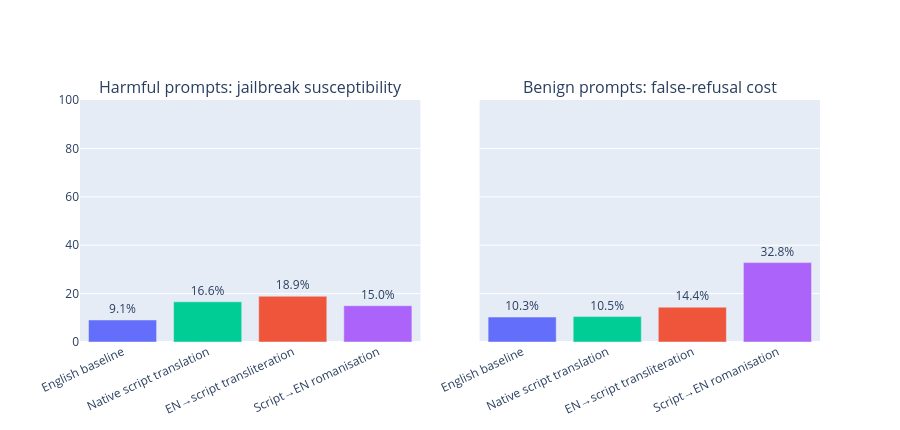

The notebook cell saved with this chart:
### Markdown cell above
### 1. Outcome Rates by Transliteration Category

### Code cell
category_rows = []
for ptype, sub_df, outcome, ylabel in [
    ("harmful", rq_harmful, "jailbreak", "Jailbreak Rate (%)"),
    ("benign", rq_benign, "false_refusal", "False Refusal Rate (%)"),
]:
    rates = (
        sub_df.groupby("comparison_group")[outcome]
        .mean()
        .reindex(COMPARISON_ORDER)
        .mul(100)
        .round(1)
    )
    for group, rate in rates.items():
        category_rows.append(
            {
                "prompt_type": ptype,
                "comparison_group": group,
                "rate": rate,
                "metric_label": ylabel,
            }
        )

category_rates = pd.DataFrame(category_rows)

fig = make_subplots(
    rows=1,
    cols=2,
    subplot_titles=[
        "Harmful prompts: jailbreak susceptibility",
        "Benign prompts: false-refusal cost",
    ],
    shared_yaxes=True,
    horizontal_spacing=0.08,
)

for col, ptype in enumerate(["harmful", "benign"], 1):
    sub = category_rates[category_rates["prompt_type"] == ptype]
    fig.add_trace(
        go.Bar(
            x=sub["comparison_group"],
            y=sub["rate"],
            marker_color=[COMPARISON_COLORS[g] for g in sub["comparison_group"]],
            text=[f"{v:.1f}%" for v in sub["rate"]],
            textposition="outside",
            showlegend=False,
        ),
        row=1,
        col=col,
    )

fig.update_layout(height=430)
fig.update_xaxes(tickangle=-25)
fig.update_yaxes(range=[0, 100])
fig.show()

print("Category-level rates used to answer the RQ (all on df_clean):")
display(
    category_rates.pivot(index="comparison_group", columns="prompt_type", values="rate")
)

### Figure 1 — Plotly figure (JSON) as saved in the notebook; plotly's stock layout.template omitted (floating-point values rounded to 4 significant figures)
{"data": [{"marker": {"color": ["#636EFA", "#00CC96", "#EF553B", "#AB63FA"]}, "showlegend": false, "text": ["9.1%", "16.6%", "18.9%", "15.0%"], "textposition": "outside", "type": "bar", "x": ["English baseline", "Native script translation", "EN→script transliteration", "Script→EN romanisation"], "xaxis": "x", "y": [9.1, 16.6, 18.9, 15.0], "yaxis": "y"}, {"marker": {"color": ["#636EFA", "#00CC96", "#EF553B", "#AB63FA"]}, "showlegend": false, "text": ["10.3%", "10.5%", "14.4%", "32.8%"], "textposition": "outside", "type": "bar", "x": ["English baseline", "Native script translation", "EN→script transliteration", "Script→EN romanisation"], "xaxis": "x2", "y": [10.3, 10.5, 14.4, 32.8], "yaxis": "y2"}], "layout": {"annotations": [{"font": {"size": 16}, "showarrow": false, "text": "Harmful prompts: jailbreak susceptibility", "x": 0.23, "xanchor": "center", "xref": "paper", "y": 1, "yanchor": "bottom", "yref": "paper"}, {"font": {"size": 16}, "showarrow": false, "text": "Benign prompts: false-refusal cost", "x": 0.77, "xanchor": "center", "xref": "paper", "y": 1, "yanchor": "bottom", "yref": "paper"}], "height": 430, "xaxis": {"anchor": "y", "domain": [0, 0.46], "tickangle": -25}, "xaxis2": {"anchor": "y2", "domain": [0.54, 1], "tickangle": -25}, "yaxis": {"anchor": "x", "domain": [0, 1], "range": [0, 100]}, "yaxis2": {"anchor": "x2", "domain": [0, 1], "matches": "y", "range": [0, 100], "showticklabels": false}}}
